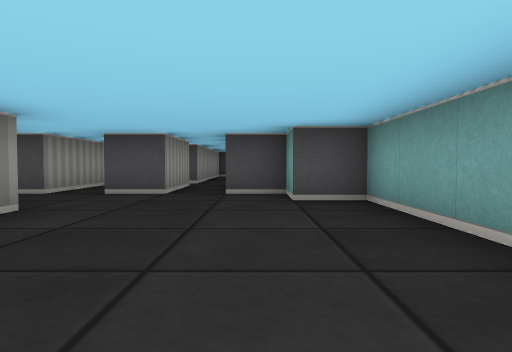
[1] (above)

17 first-person views from a walk through a cub3D maze. The camera is about half as high as the walls, tilts 2° down and sees 75° across. The floor is counted in squares. Each view is taken from the middle of a square. On the plan, view 1 faces up. The plan holds only what a view shows up to about 9 squares ahead; the rest is blank. The place goes on beyond the plan.

[2]
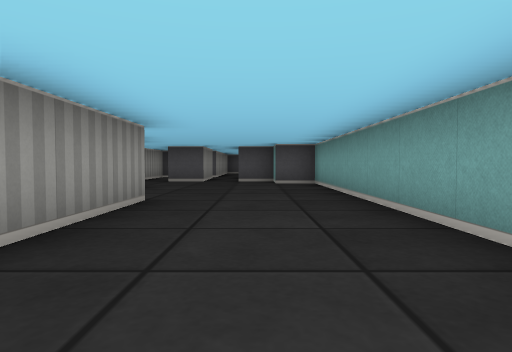

[3]
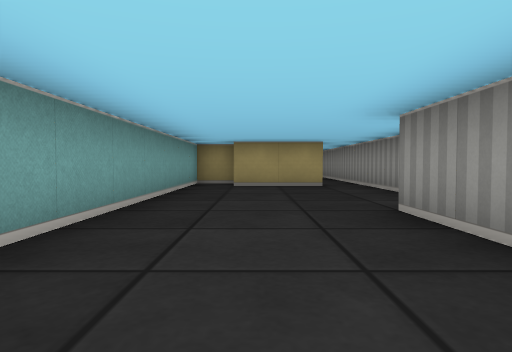

[4]
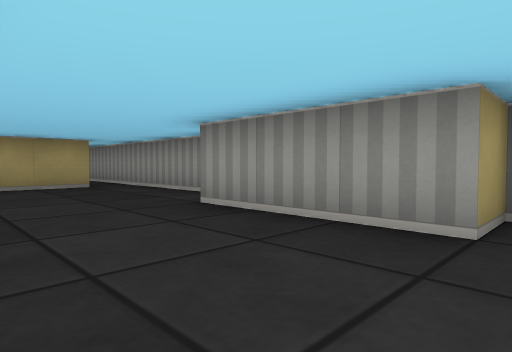

[5]
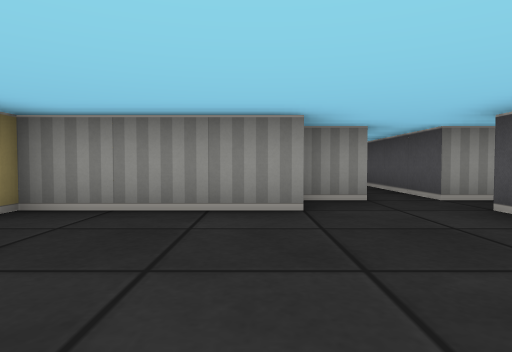

[6]
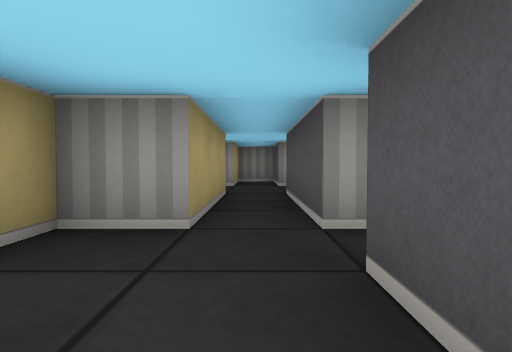

[7]
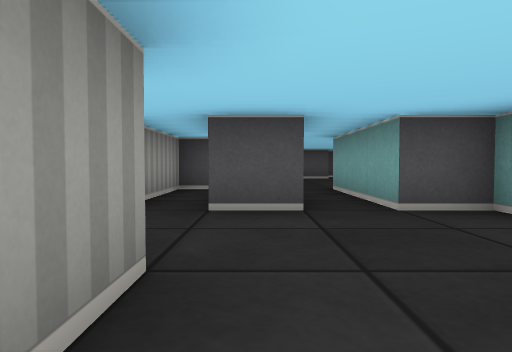

[8]
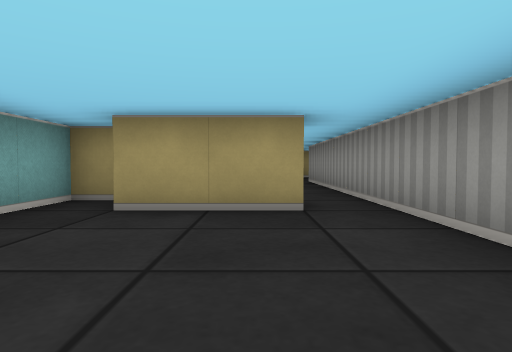

[9]
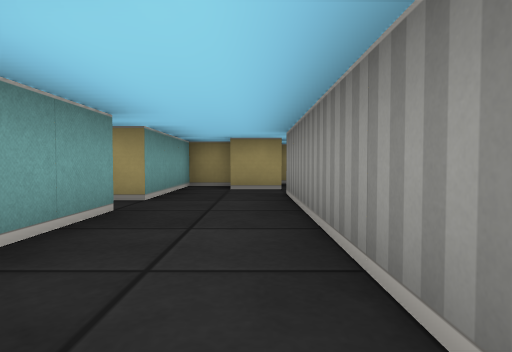

[10]
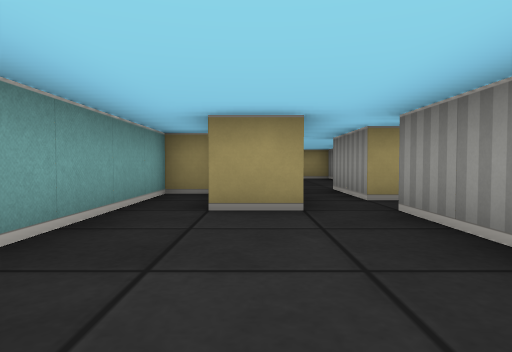

[11]
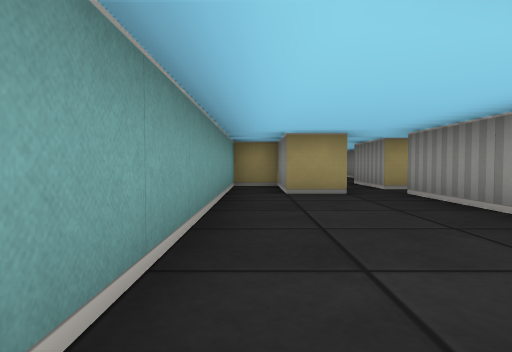

[12]
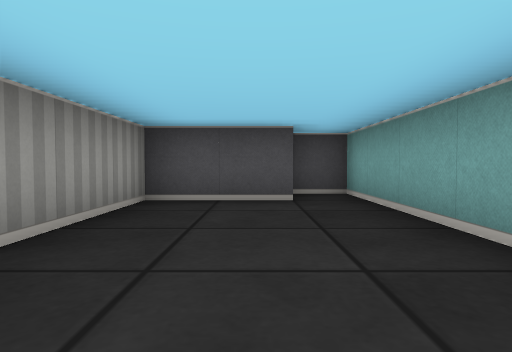

[13]
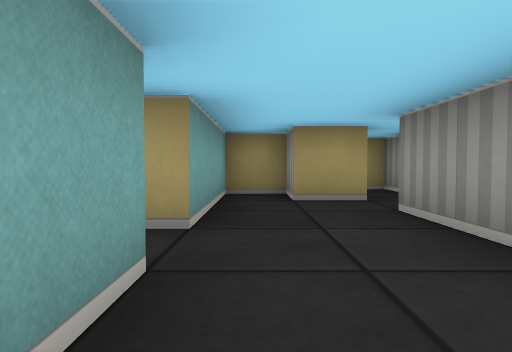

[14]
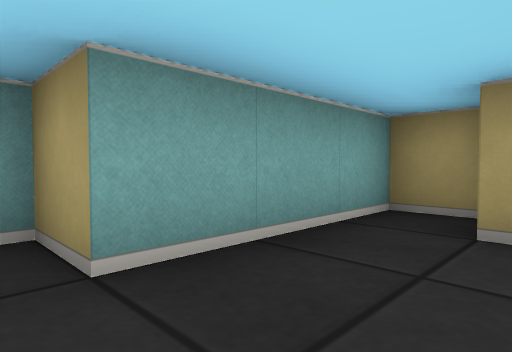

[15]
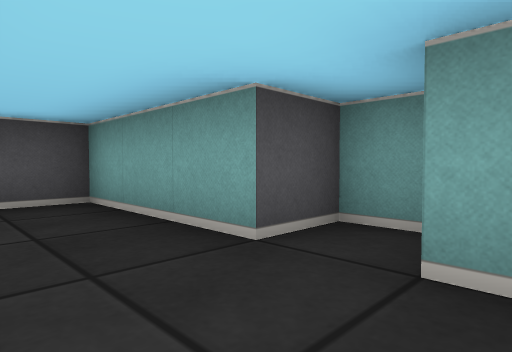

[16]
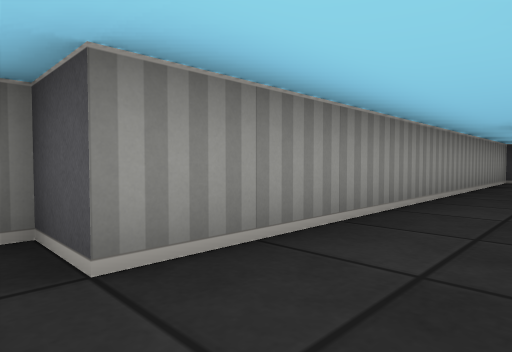

[17]
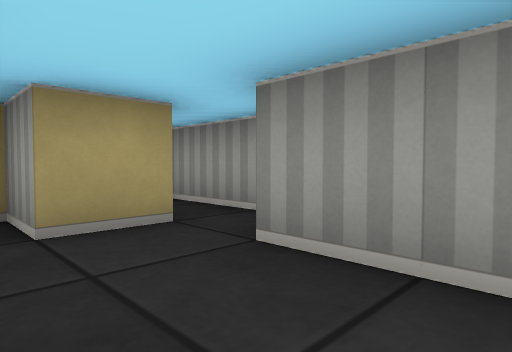

### Floor plan
Ten units are one square. View 1 is at (0, 0); x grows to the right and y downward. Boxes are objects, and circles mark ways between rooms. Rooms are numbered by the first view taken in them; rooms with no view inside come last. Other rooms are left out.
<svg viewBox="-70 -150 90 310">
<path fill="none" stroke="#000" d="M-25 25 -25 75M-25 -35 -25 -5 -15 -5 -15 25M-15 -55 -25 -55M-16 65 5 65M-65 -45 -35 -45 -35 -35 -29 -35M5 75 15 75 15 -45 5 -45 5 -55 -5 -55M-35 -75 -35 -55 -65 -55M-20 -75 -15 -75 -15 -55M5 -135 -15 -135 -15 -85 -25 -85M-5 -55 -5 -85 5 -85 5 -65 15 -65 15 -145 5 -145M-26 135 -15 135 -15 145 -5 145 -5 115 5 115 5 105 -5 105 -5 75 -15 75M-25 75 -25 125 -35 125 -35 155 -26 155M-25 -85 -35 -85 -35 -75"/>
<circle cx="-10" cy="-65" r="3" fill="#2a7"/>
<circle cx="-20" cy="70" r="3" fill="#2a7"/>
<circle cx="-30" cy="-65" r="3" fill="#2a7"/>
<circle cx="-20" cy="-80" r="3" fill="#2a7"/>
<text x="-10" y="0">1</text>
<text x="0" y="-100">2</text>
<text x="-20" y="110">3</text>
<text x="-30" y="-80">4</text>
</svg>
Room 1 opens to room 2. Room 1 opens to room 3. Room 1 opens to room 4. Room 2 opens to room 4.

Where each view was taken, in squares from view 1:
view 1: 0 up, 0 right, facing up
view 2: 4 down, 0 right, facing up
view 3: 1 up, 0 right, facing down
view 4: 1 up, 1 right, facing down-left
view 5: 3 up, 1 right, facing left
view 6: 5 up, 1 left, facing left
view 7: 2 up, 2 left, facing up
view 8: 3 down, 1 left, facing down
view 9: 7 down, 2 left, facing down
view 10: 12 up, 0 right, facing down
view 11: 14 up, 1 right, facing down
view 12: 9 up, 0 right, facing up
view 13: 9 down, 1 left, facing down
view 14: 11 down, 2 left, facing down-right
view 15: 12 down, 2 left, facing up-right
view 16: 13 down, 1 left, facing up-left
view 17: 11 down, 1 left, facing down-left
